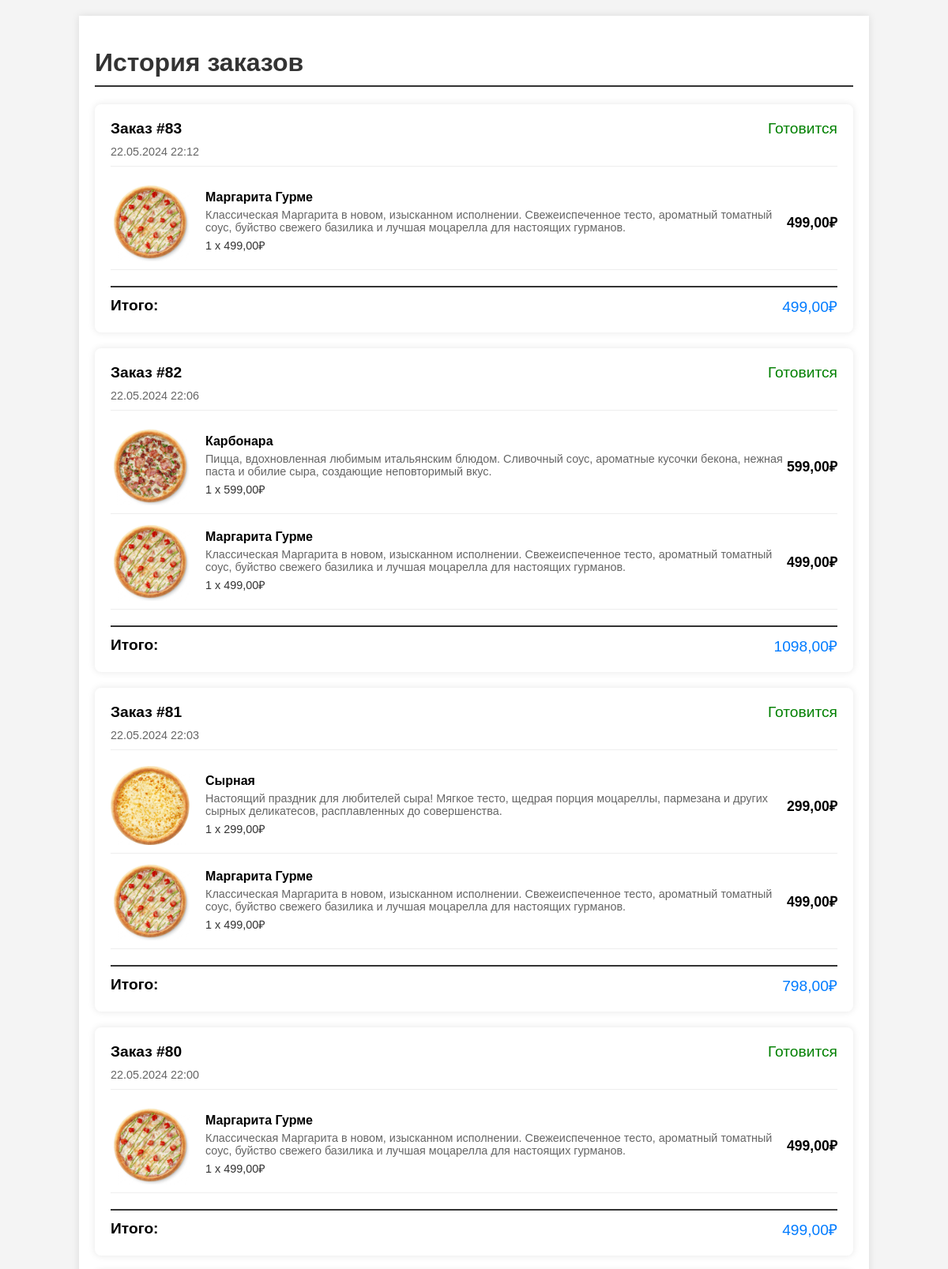
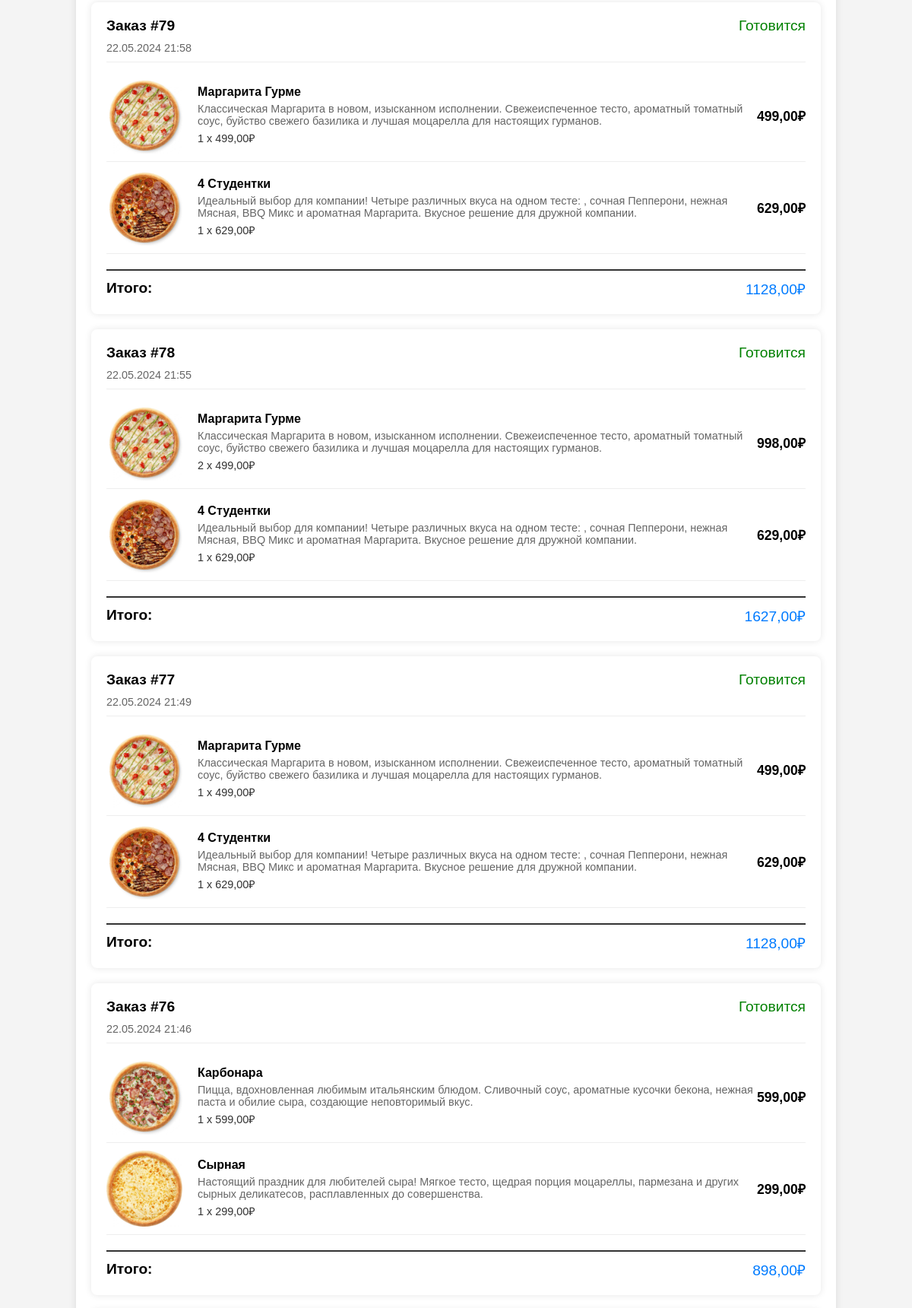
/order_history/ (signed in, upper part), run on the app's committed database (2 pictures, top to bottom).
### main/models.py (models this page shows, shortened)
class Order(models.Model):
    STATUS_CHOICES = [
        ('Готовится', 'Готовится'),
        ('В пути', 'В пути'),
        ('Завершен', 'Завершен'),
    ]
    user = models.ForeignKey(User, on_delete=models.CASCADE)
    created_at = models.DateTimeField(auto_now_add=True)
    status = models.CharField(max_length=20, choices=STATUS_CHOICES, default='Готовится')
    def get_total_cost(self):
        return sum(item.get_total_price for item in self.orderitem_set.all())

class Pizza(models.Model):
    name = models.CharField(max_length=100, verbose_name='Название')
    image = models.ImageField(upload_to='pizza_images', verbose_name='Изображение')
    price = models.DecimalField(max_digits=6, decimal_places=2, verbose_name='Цена')
    description = models.TextField(verbose_name='Описание', default='Описание пиццы')
    ingredients = models.ManyToManyField('Ingredient', blank=True, verbose_name='Ингредиенты')
    class Meta:
        verbose_name = 'Пицца'
        verbose_name_plural = 'Пиццы'

### main/views.py (the view)
# urls.py: path('order_history/', views.order_history, name='order_history'),
@login_required
def order_history(request):
    orders = Order.objects.filter(user=request.user).order_by('-created_at')
    order_data = []
    for order in orders:
        items = order.orderitem_set.all()
        item_list = []
        for item in items:
            item_list.append({
                'pizza_name': item.pizza.name,
                'description': item.pizza.description,
                'image_url': item.pizza.image.url,  # Исправлено для получения URL изображения
                'quantity': item.quantity,
                'price': item.pizza.price,
                'total_price': item.quantity * item.pizza.price
            })
        order_data.append({
            'id': order.id,
            'created_at': order.created_at,
            'items': item_list,
            'total_cost': order.get_total_cost()
        })
    context = {'orders': order_data}
    return render(request, 'main/order_history.html', context)

### main/models.py (called while the page is built)
    @property
    def get_total_price(self):
        return self.quantity * self.pizza.price

### main/templates/main/order_history.html (shortened to what this page needs)
{% load static %}
<!DOCTYPE html>
<html lang="ru">
<head>
    <link rel="stylesheet" href="{% static 'main/css/order_history.css' %}">
</head>
<body>
    <div class="container">
        <header>
            <h1>История заказов</h1>
        </header>
        <main>
            {% for order in orders %}
                <div class="order-card">
                    <div class="order-header">
                        <span class="order-id" data-order-id="{{ order.id }}">Заказ #{{ order.id }}</span>
                        <span id="order-status-{{ order.id }}" class="order-status">{{ order.status }}</span>
                    </div>
                    <div class="order-date">
                        {{ order.created_at|date:"d.m.Y H:i" }}
                    </div>
                    <div class="order-details">
                        {% for item in order.items %}
                            <div class="order-item">
                                <img src="{{ item.image_url }}" alt="{{ item.pizza_name }}">
                                <div class="item-info">
                                    <div class="item-name">{{ item.pizza_name }}</div>
                                    <div class="item-description">{{ item.description }}</div>
                                    <div class="item-quantity-price">{{ item.quantity }} x {{ item.price }}₽</div>
                                </div>
                                <div class="item-total-price">{{ item.total_price }}₽</div>
                            </div>
                        {% endfor %}
                    </div>
                    <div class="order-total">
                        <span class="total-label">Итого:</span>
                        <span class="total-price">{{ order.total_cost|floatformat:2 }}₽</span>
                    </div>
                </div>
            {% endfor %}
        </main>
    </div>
</body>
</html>

### main/static/main/css/order_history.css (style rules this page uses)
body { font-family: Arial, sans-serif; background-color: #f4f4f4; margin: 0; padding: 0; }
.container { width: 80%; margin: 20px auto; background: white; padding: 20px; box-shadow: 0 0 10px rgba(0, 0, 0, 0.1); }
h1 { color: #333; border-bottom: 2px solid #333; padding-bottom: 10px; }
.order-card { background: #fff; margin-bottom: 20px; padding: 20px; box-shadow: 0 0 10px rgba(0, 0, 0, 0.1); border-radius: 8px; }
.order-header { display: flex; justify-content: space-between; align-items: center; font-size: 1.2em; margin-bottom: 10px; }
.order-id { font-weight: bold; }
.order-status { color: green; }
.order-date { font-size: 0.9em; color: #666; margin-bottom: 10px; }
.order-details { border-top: 1px solid #eee; padding-top: 10px; margin-top: 10px; }
.order-item { display: flex; align-items: center; border-bottom: 1px solid #eee; padding: 10px 0; }
.order-item img { width: 100px; height: 100px; object-fit: cover; margin-right: 20px; border-radius: 8px; }
.item-info { flex: 1; }
.item-name { font-weight: bold; margin-bottom: 5px; }
.item-description { font-size: 0.9em; color: #666; margin-bottom: 5px; }
.item-quantity-price { font-size: 0.9em; color: #333; }
.item-total-price { font-size: 1.1em; font-weight: bold; }
.order-total { display: flex; justify-content: space-between; align-items: center; font-size: 1.2em; margin-top: 20px; padding-top: 10px; border-top: 2px solid #333; }
.total-label { font-weight: bold; }
.total-price { color: #007bff; }

### data on the page
Order: created_at "22.05.2024 22:12"
Pizza: pizza_name "Маргарита Гурме" "Маргарита Гурме" "Маргарита Гурме" "Маргарита Гурме" "Маргарита Гурме" "Маргарита Гурме" "Маргарита Гурме", description "Классическая Маргарита в новом, изысканном исполнении. Свежеиспеченное тесто, ароматный томатный соус, буйство свежего базилика и лучшая моцарелла для настоящих гурманов." "Классическая Маргарита в новом, изысканном исполнении. Свежеиспеченное тесто, ароматный томатный соус, буйство свежего базилика и лучшая моцарелла для настоящих гурманов." "Классическая Маргарита в новом, изысканном исполнении. Свежеиспеченное тесто, ароматный томатный соус, буйство свежего базилика и лучшая моцарелла для настоящих гурманов." "Классическая Маргарита в новом, изысканном исполнении. Свежеиспеченное тесто, ароматный томатный соус, буйство свежего базилика и лучшая моцарелла для настоящих гурманов." "Классическая Маргарита в новом, изысканном исполнении. Свежеиспеченное тесто, ароматный томатный соус, буйство свежего базилика и лучшая моцарелла для настоящих гурманов." "Классическая Маргарита в новом, изысканном исполнении. Свежеиспеченное тесто, ароматный томатный соус, буйство свежего базилика и лучшая моцарелла для настоящих гурманов." "Классическая Маргарита в новом, изысканном исполнении. Свежеиспеченное тесто, ароматный томатный соус, буйство свежего базилика и лучшая моцарелла для настоящих гурманов.", price "499,00" "499,00" "499,00" "499,00" "499,00" "499,00" "499,00"
Order: created_at "22.05.2024 22:06"
Pizza: pizza_name "Карбонара" "Карбонара", description "Пицца, вдохновленная любимым итальянским блюдом. Сливочный соус, ароматные кусочки бекона, нежная паста и обилие сыра, создающие неповторимый вкус." "Пицца, вдохновленная любимым итальянским блюдом. Сливочный соус, ароматные кусочки бекона, нежная паста и обилие сыра, создающие неповторимый вкус.", price "599,00" "599,00"
Order: created_at "22.05.2024 22:03"
Pizza: pizza_name "Сырная" "Сырная", description "Настоящий праздник для любителей сыра! Мягкое тесто, щедрая порция моцареллы, пармезана и других сырных деликатесов, расплавленных до совершенства." "Настоящий праздник для любителей сыра! Мягкое тесто, щедрая порция моцареллы, пармезана и других сырных деликатесов, расплавленных до совершенства.", price "299,00" "299,00"
Order: created_at "22.05.2024 22:00"
Order: created_at "22.05.2024 21:58"
Pizza: pizza_name "4 Студентки" "4 Студентки" "4 Студентки", description "Идеальный выбор для компании! Четыре различных вкуса на одном тесте: , сочная Пепперони, нежная Мясная, BBQ Микс и ароматная Маргарита. Вкусное решение для дружной компании." "Идеальный выбор для компании! Четыре различных вкуса на одном тесте: , сочная Пепперони, нежная Мясная, BBQ Микс и ароматная Маргарита. Вкусное решение для дружной компании." "Идеальный выбор для компании! Четыре различных вкуса на одном тесте: , сочная Пепперони, нежная Мясная, BBQ Микс и ароматная Маргарита. Вкусное решение для дружной компании.", price "629,00" "629,00" "629,00"
Order: created_at "22.05.2024 21:55"
Order: created_at "22.05.2024 21:49"
Order: created_at "22.05.2024 21:46"

### other printed values
{{ order.id }} "83" "82" "81" "80" "79" "78" "77" "76"
{{ item.quantity }} "1" "1" "1" "1" "1" "1" "1" "1" "2" "1" "1" "1" "1" "1"
{{ item.total_price }} "499,00" "599,00" "499,00" "299,00" "499,00" "499,00" "499,00" "629,00" "998,00" "629,00" "499,00" "629,00" "599,00" "299,00"
{{ order.total_cost|floatformat:2 }} "499,00" "1098,00" "798,00" "499,00" "1128,00" "1627,00" "1128,00" "898,00"
